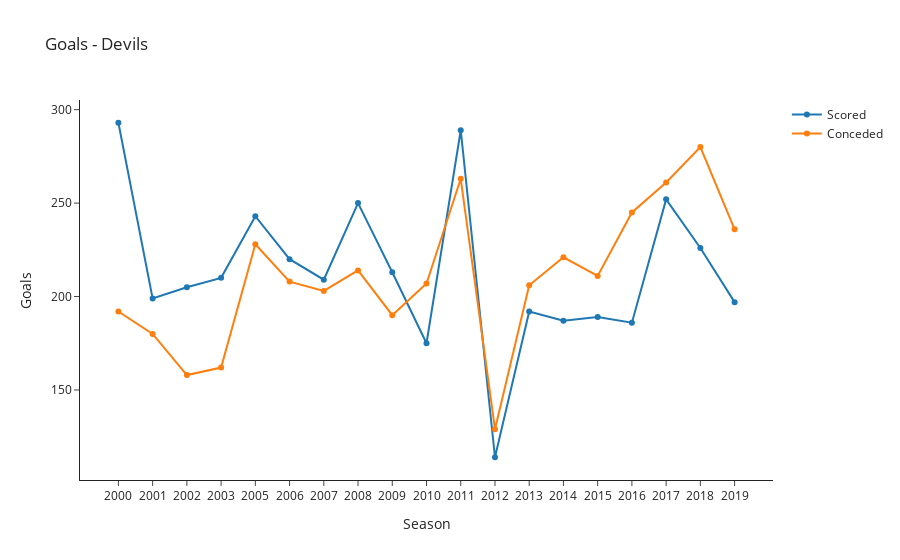

Write notebook code for a chart like this one.
### Markdown cell above
Now, it would be really nice to see this two curves (golas made and goals conceded) in a single plot. Let's see how we can do that using plotly's `go.Figure()` object:

### Code cell
fig = go.Figure()

fig.add_scatter(x = df_teams_season[df_teams_season['teamName'] == 'Devils']['season'],
                y = df_teams_season[df_teams_season['teamName'] == 'Devils']['number_of_goals'],
                name = 'Scored')

fig.add_scatter(x = df_teams_conceded[df_teams_conceded['teamName'] == 'Devils']['season'],
                y = df_teams_conceded[df_teams_conceded['teamName'] == 'Devils']['goals_conceded'],
                name = 'Conceded')

fig.update_layout(
    title="Goals - "+ 'Devils',
    xaxis_title="Season",
    yaxis_title="Goals"
)
fig.update_layout(hovermode="x unified")

### Figure 1 — Plotly figure (JSON) as saved in the notebook; plotly's stock layout.template omitted (floating-point values rounded to 4 significant figures)
{"data": [{"name": "Scored", "type": "scatter", "x": ["2000", "2001", "2002", "2003", "2005", "2006", "2007", "2008", "2009", "2010", "2011", "2012", "2013", "2014", "2015", "2016", "2017", "2018", "2019"], "y": [293, 199, 205, 210, 243, 220, 209, 250, 213, 175, 289, 114, 192, 187, 189, 186, 252, 226, 197]}, {"name": "Conceded", "type": "scatter", "x": ["2000", "2001", "2002", "2003", "2005", "2006", "2007", "2008", "2009", "2010", "2011", "2012", "2013", "2014", "2015", "2016", "2017", "2018", "2019"], "y": [192, 180, 158, 162, 228, 208, 203, 214, 190, 207, 263, 129, 206, 221, 211, 245, 261, 280, 236]}], "layout": {"hovermode": "x unified", "title": {"text": "Goals - Devils"}, "xaxis": {"title": {"text": "Season"}}, "yaxis": {"title": {"text": "Goals"}}}}
